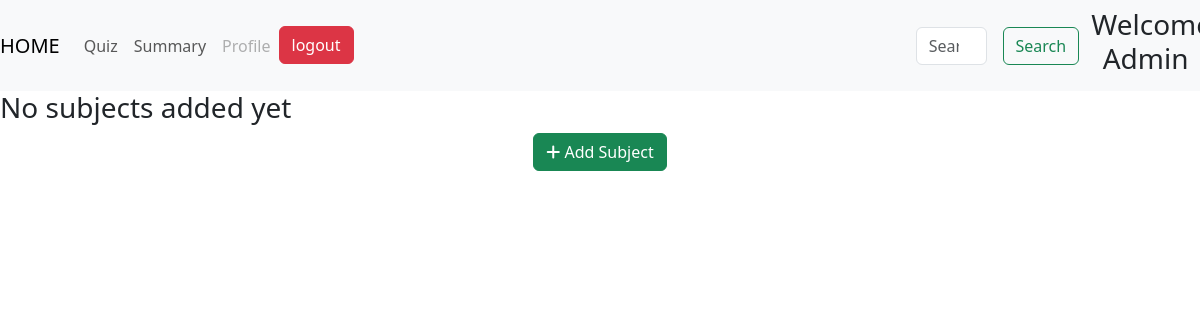
/admin, run on an earlier commit of the app's database.
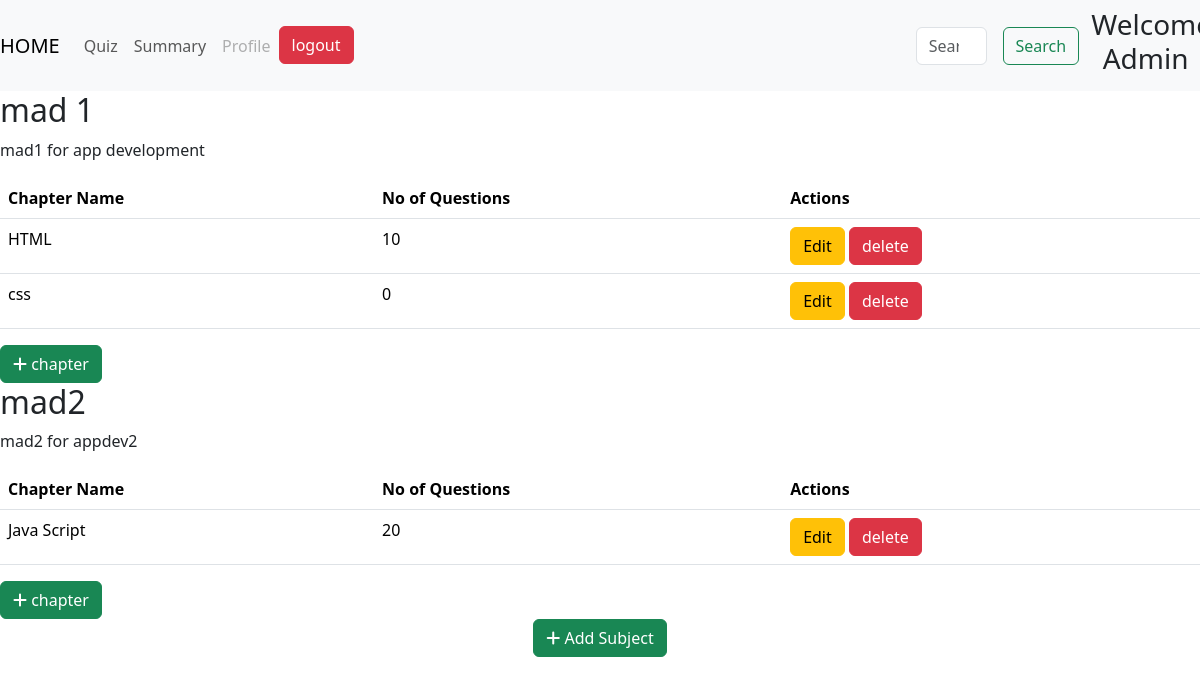
And on a later commit of the database.
### models.py (models this page shows)
class Subject(db.Model):
    id =db.Column(db.Integer, primary_key=True, autoincrement=True)
    name= db.Column(db.String(50), nullable=False)
    description=db.Column(db.String(200), nullable=True)
    chapters=db.relationship('Chapter', backref='subject', lazy=True)

class Chapter(db.Model):
    id =db.Column(db.Integer, primary_key=True, autoincrement=True)
    subject_id=db.Column(db.Integer, db.ForeignKey('subject.id'), nullable=False)
    name=db.Column(db.String(50), nullable=False)
    description=db.Column(db.String(100), nullable=True)
    quizs=db.relationship('Quiz', backref='chapter', lazy=True)

### routes.py (the view)
@app.route('/admin')
def admin():
    subjects = Subject.query.all()
    sub_chapters = {}
    chapter_question ={}
    for subject in subjects:
        chapters = Chapter.query.filter_by(subject_id=subject.id).all()
        sub_chapters[subject.id]=chapters
        for chapter in chapters:
            total_question = sum(quiz.no_of_questions for quiz in chapter.quizs)
            chapter_question[chapter.id] = total_question
    return render_template('admin.html',subjects=subjects,sub_chapters=sub_chapters, question_counts= chapter_question)

### templates/admin.html (shortened to what this page needs)
<!DOCTYPE html>
<html lang="en">
<head>
<link href="https://cdn.jsdelivr.net/npm/bootstrap@5.3.2/dist/css/bootstrap.min.css" rel="stylesheet">
<link rel="stylesheet" href="https://cdnjs.cloudflare.com/ajax/libs/aos/2.3.4/aos.css">
<link rel="stylesheet" href="https://cdnjs.cloudflare.com/ajax/libs/font-awesome/6.7.2/css/all.min.css">
<link href="https://cdn.jsdelivr.net/npm/bootstrap@5.3.3/dist/css/bootstrap.min.css" rel="stylesheet">
</head>
<body>
<nav class="navbar navbar-expand-lg navbar-light bg-light">
    <a class="navbar-brand" href="/admin">HOME</a>
    <div class="collapse navbar-collapse" id="navbarSupportedContent">
      <ul class="navbar-nav mr-auto">
        <li class="nav-item active">
          <a class="nav-link" href="{{ url_for('quizz') }}">Quiz<span class="sr-only">(current)</span></a>
        </li>
        <li class="nav-item">
          <a class="nav-link" href="#">Summary</a>
        </li>
        <li class="nav-item">
          <a class="nav-link disabled" href="#">Profile</a>
        </li>
        <li class="nav-item">
            <a class="btn btn-danger" href="/login">logout</a>
          </li>
      </ul>
      <form class="form-inline my-2 my-lg-0" style="display:flex; margin-left:50%;">
        <input class="form-control mr-sm-2" type="search" placeholder="Search" aria-label="Search">
        <button class="btn btn-outline-success my-2 my-sm-0" type="submit" style="margin-left: 1rem;">Search</button>
      </form>
      <div>
        <h3 style="padding-left: 10%; text-align:center;">Welcome Admin</h3>
      </div>
    </div>
  </nav>
{% if not subjects %}
<h3>No subjects added yet</h3>
{% else %}
{% for subject in subjects %}
  <div class="subs">
    <h2>{{ subject.name }}</h2>
    <p>{{ subject.description }}</p>
    <table class="table">
        <thead class="thead-dark">
        <tr>
            <th>Chapter Name</th>
            <th>No of Questions</th>
            <th>Actions</th>
        </tr>
        </thead>
        <tbody>
          {% if subject.id in sub_chapters %}
            {% for chapter in sub_chapters[subject.id] %}
             <tr>
               <td>{{chapter.name}}</td>
                <td>
                  {{ question_counts[chapter.id] }}
                </td>
                <td>
                    <a href="/chapter/edit/{{chapter.id}}" class="btn btn-warning">Edit</a>
                    <a href="/chapter/delete/{{chapter.id}}" class="btn btn-danger">delete</a>
                </td>
             </tr>
            {% endfor %}
          {% endif %}
        </tbody>
    </table>
    <div>
      <a href={{ url_for('add_chapter', subject_id=subject.id) }} class="btn btn-success">
        <i class="fas fa-add"></i>
        chapter
      </a>
    </div>
  </div>
{% endfor %}
{% endif %}
<div style="text-align: center;">
    <a href="{{ url_for('add_sub') }}" class="btn btn-success">
        <i class="fas fa-add"></i>
        Add Subject
    </a>
</div>
</body>
</html>

What changed in the data, as far as the page shows it:
added Subject: name "mad 1", description "mad1 for app development"
added Chapter: name "HTML", question_counts "10", shown under "mad 1"
added Chapter: name "css", question_counts "0", shown under "mad 1"
added Subject: name "mad2", description "mad2 for appdev2"
added Chapter: name "Java Script", question_counts "20", shown under "mad2"
Also different on the page:
text no longer shown: "No subjects added yet"
